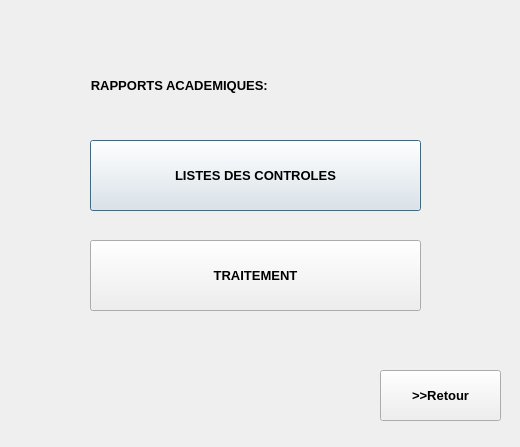
<?xml version="1.0" encoding="UTF-8"?>
<ui version="4.0">
 <class>rapportsAccademiques</class>
 <widget class="QDialog" name="rapportsAccademiques">
  <property name="geometry">
   <rect>
    <x>0</x>
    <y>0</y>
    <width>520</width>
    <height>447</height>
   </rect>
  </property>
  <property name="windowTitle">
   <string>Dialog</string>
  </property>
  <widget class="QPushButton" name="SEE">
   <property name="geometry">
    <rect>
     <x>90</x>
     <y>140</y>
     <width>331</width>
     <height>71</height>
    </rect>
   </property>
   <property name="font">
    <font>
     <pointsize>10</pointsize>
     <weight>75</weight>
     <bold>true</bold>
    </font>
   </property>
   <property name="text">
    <string>LISTES DES CONTROLES</string>
   </property>
  </widget>
  <widget class="QPushButton" name="TRAITEMENT">
   <property name="geometry">
    <rect>
     <x>90</x>
     <y>240</y>
     <width>331</width>
     <height>71</height>
    </rect>
   </property>
   <property name="font">
    <font>
     <pointsize>10</pointsize>
     <weight>75</weight>
     <bold>true</bold>
    </font>
   </property>
   <property name="text">
    <string>TRAITEMENT</string>
   </property>
  </widget>
  <widget class="QLabel" name="label">
   <property name="geometry">
    <rect>
     <x>80</x>
     <y>70</y>
     <width>291</width>
     <height>31</height>
    </rect>
   </property>
   <property name="font">
    <font>
     <pointsize>10</pointsize>
     <weight>75</weight>
     <bold>true</bold>
    </font>
   </property>
   <property name="text">
    <string>   RAPPORTS ACADEMIQUES:</string>
   </property>
  </widget>
  <widget class="QPushButton" name="pushButton">
   <property name="geometry">
    <rect>
     <x>380</x>
     <y>370</y>
     <width>121</width>
     <height>51</height>
    </rect>
   </property>
   <property name="font">
    <font>
     <pointsize>10</pointsize>
     <weight>75</weight>
     <bold>true</bold>
    </font>
   </property>
   <property name="text">
    <string>&gt;&gt;Retour</string>
   </property>
  </widget>
 </widget>
 <resources/>
 <connections/>
</ui>
